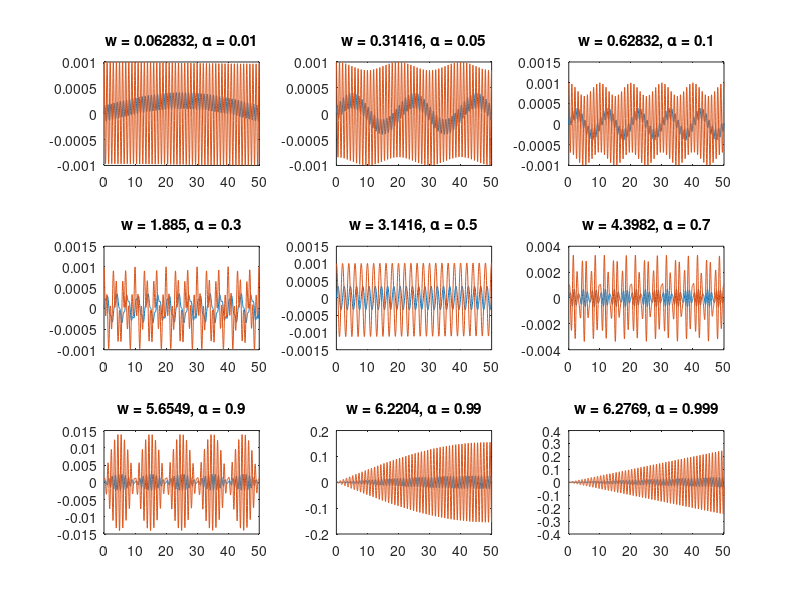
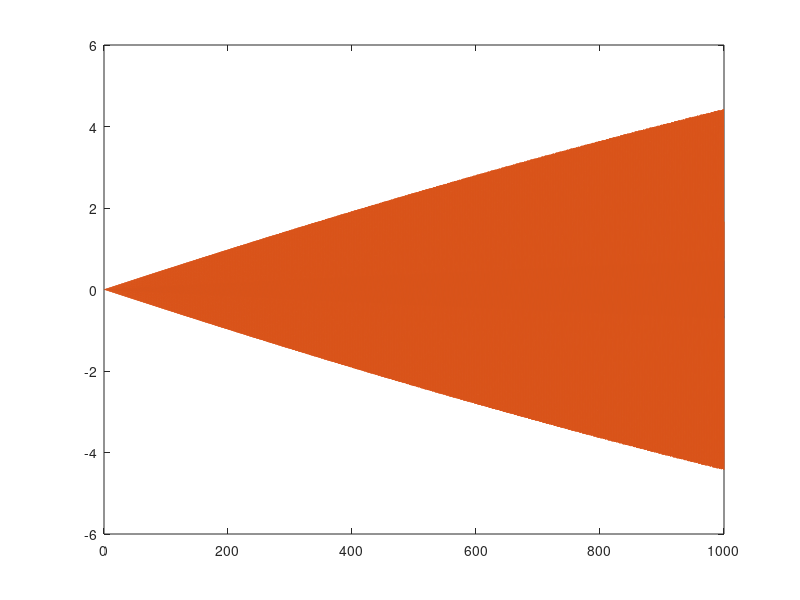
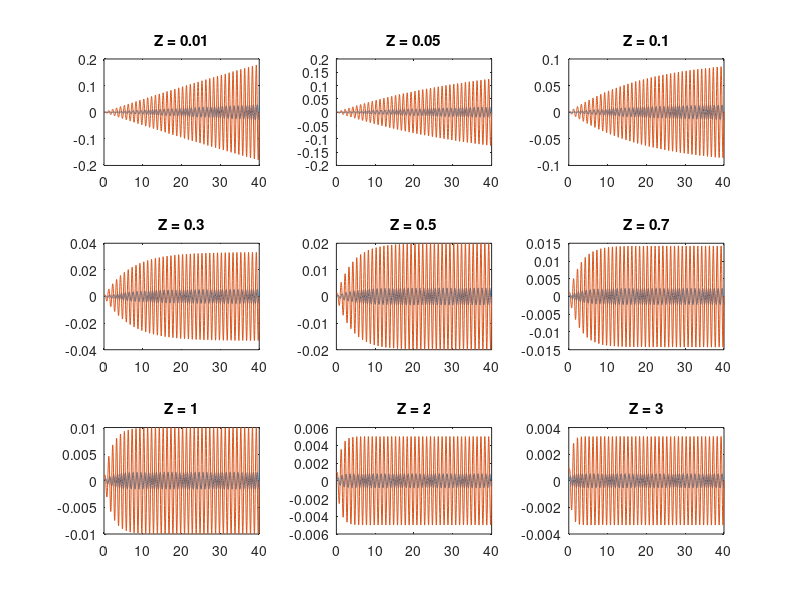

Recreate these plots in MATLAB, in order.
w_c = 2 * pi; 
m = 1; 
K = m * w_c^2;
initialValues = [0 .001];

# Z = 0 and w -> w_c
Z = 0;

figure();

id = 1;
for alpha = [.01, .05, .1, .3, .5, .7, .9, .99, .999]
  w = alpha * w_c;
  F = @(t) ( 10^(-2) * sin(w*t) );
  fun = @(t, y) [y(2); (-(K/m)*y(1) -(Z/m)*y(2) +(F(t)/m))];
  
  [t, y] = ode45(fun, [0 50], initialValues);
  
  subplot(3, 3, id);
  plot(t, y);
  title(['w = ' num2str(w) ', \alpha = ' num2str(alpha)]);
  
  id = id + 1;
endfor

figure();

alpha = 0.999999;
w = alpha * w_c;
F = @(t) ( 10^(-2) * sin(w*t) );
fun = @(t, y) [y(2); (-(K/m)*y(1) -(Z/m)*y(2) +(F(t)/m))];
[t, y] = ode45(fun, [0 1000], initialValues);
plot(t, y);

# Z != 0 and w = (1-1e-6)w_c 

figure()

id = 1;
for Z = [.01 .05 .1 .3 .5 .7 1 2 3]
  alpha = 1;
  w = alpha * w_c;
  F = @(t) ( 10^(-2) * sin(w*t) );
  fun = @(t, y) [y(2); (-(K/m)*y(1) -(Z/m)*y(2) +(F(t)/m))];
  [t, y] = ode45(fun, [0 40], initialValues);
  
  subplot(3, 3, id);
  plot(t, y);
  title(['Z = ' num2str(Z)]);
  
  id = id + 1;
endfor
